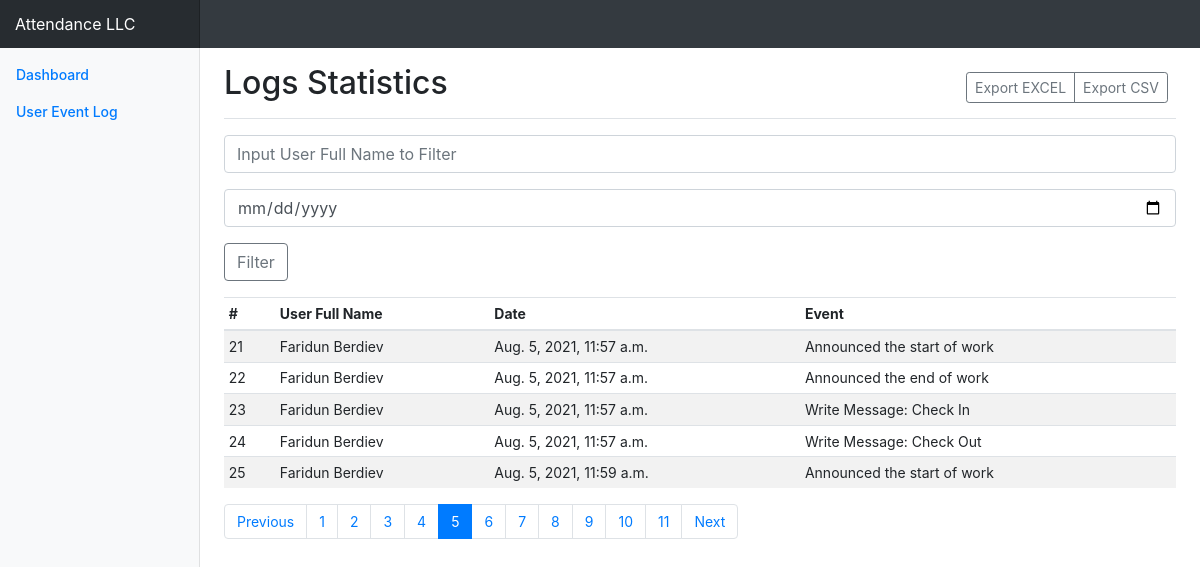
The app's page /logs?page=5&name-filter=&date-filter= with its own data.
### turboHrBotApp/models.py (models this page shows, shortened)
class UserEventLog(models.Model):
    UserFullName = models.TextField(
        verbose_name='Telegram User Full Name'
    )
    TimeStamp = models.DateTimeField(
        verbose_name='Date'
    )
    Event = models.TextField(
        verbose_name='User Event',
        max_length=150
    )
    class Meta:
        verbose_name = 'User Event Log'

### turboHrBotApp/views.py (the view)
# urls.py: path('logs', views.logs)
def logs(request):
    fullNameFilter = request.GET.get('name-filter')
    dateFilter = request.GET.get('date-filter')
    page = request.GET.get('page', 1)
    logs = userEventLogService.GetUserEventLogs(page, fullNameFilter, dateFilter)
    return render(request, 'logs.html', {
        'data': logs,
        'fullNameFilter': '' if fullNameFilter is None else fullNameFilter,
        'dateFilter': '' if dateFilter is None else dateFilter
    })

### turboHrBotApp/services/UserEventLogService.py (called while the page is built)
    def GetUserEventLogs(self, page, name, date):
        sqlRawQuery = 'SELECT * FROM turboHrBotApp_usereventLog'
        if name is not None and name is not '':
            sqlRawQuery += f" WHERE UserFullName = '{name}'"
        if date is not None and date is not '':
            if 'WHERE' in sqlRawQuery:
                sqlRawQuery += f" AND TimeStamp = date('{date}')"
            else:
                sqlRawQuery += f" WHERE TimeStamp = date('{date}')"
        logs = UserEventLog.objects.raw(sqlRawQuery)
        paginatorInstance = Paginator(logs, 5)
        pageNumber = page
        logs = paginatorInstance.get_page(pageNumber)
        return logs

### turboHrBotApp/templates/logs.html (shortened to what this page needs)
{% extends "base.html" %}
{% block content %}
  <div class="d-flex justify-content-between flex-wrap flex-md-nowrap align-items-center pb-2 mb-3 border-bottom">
    <h1 class="h2">Logs Statistics</h1>
    <div class="btn-toolbar mb-2 mb-md-0">
      <div class="btn-group mr-2">
        <a href="/exportLogsExcel?name-filter={{ fullNameFilter }}&date-filter={{ dateFilter }}" class="btn btn-sm btn-outline-secondary">Export EXCEL</a>
        <a href="/exportLogsCsv?name-filter={{ fullNameFilter }}&date-filter={{ dateFilter }}" class="btn btn-sm btn-outline-secondary">Export CSV</a>
      </div>
    </div>
  </div>
  <div class="table-responsive">
    <form class="form-group mb-3" id="filter-from">
      <input id="name-filter" name="name-filter" type="text"
            class="form-control mb-3"
            placeholder="Input User Full Name to Filter"
            aria-label="Full Name"
            aria-describedby="basic-addon2"
            value="{{ fullNameFilter }}">
      <input id="date-filter" name="date-filter" type="date"
            class="form-control mb-3"
            placeholder="Input Date to Filter"
            aria-label="Date"
            aria-describedby="basic-addon2"
            value="{{ dateFilter }}">
      <button class="btn btn-outline-secondary" type="submit">Filter</button>
    </form>
    <table class="table table-striped table-sm">
      <thead>
        <tr>
          <th>#</th>
          <th>User Full Name</th>
          <th>Date</th>
          <th>Event</th>
        </tr>
      </thead>
      <tbody>
        {% for item in data %}
        <tr>
          <td>{{ item.id }}</td>
          <td>{{ item.UserFullName }}</td>
          <td>{{ item.TimeStamp }}</td>
          <td>{{ item.Event }}</td>
        </tr>
        {% endfor %}
      </tbody>
    </table>
  </div>
  <nav aria-label="Pagination">
    <ul class="pagination">
      {% if data.has_previous %}
        <li class="page-item"><a class="page-link" href="?page={{ data.previous_page_number }}&name-filter={{ fullNameFilter }}&date-filter={{ dateFilter }}">Previous</a></li>
      {% endif %}
      {% for page in data.paginator.page_range %}
        {% if data.number == page %}
          <li class="page-item active"><a class="page-link" href="?page={{ page }}&name-filter={{ fullNameFilter }}&date-filter={{ dateFilter }}">{{ page }}</a></li>
        {% else %}
          <li class="page-item"><a class="page-link" href="?page={{ page }}&name-filter={{ fullNameFilter }}&date-filter={{ dateFilter }}">{{ page }}</a></li>
        {% endif %}
      {% endfor %}
      {% if data.has_next %}
        <li class="page-item"><a class="page-link" href="?page={{ data.next_page_number }}&name-filter={{ fullNameFilter }}&date-filter={{ dateFilter }}">Next</a></li>
      {% endif %}
    </ul>
  </nav>
{% endblock %}

### turboHrBotApp/templates/base.html (style rules this page uses)
body { font-size: .875rem; }
.border-bottom { border-bottom: 1px solid #e5e5e5; }

### records on screen
UserEventLog: id "21", UserFullName "Faridun Berdiev", TimeStamp "Aug. 5, 2021, 11:57 a.m.", Event "Announced the start of work"
UserEventLog: id "22", UserFullName "Faridun Berdiev", TimeStamp "Aug. 5, 2021, 11:57 a.m.", Event "Announced the end of work"
UserEventLog: id "23", UserFullName "Faridun Berdiev", TimeStamp "Aug. 5, 2021, 11:57 a.m.", Event "Write Message: Check In"
UserEventLog: id "24", UserFullName "Faridun Berdiev", TimeStamp "Aug. 5, 2021, 11:57 a.m.", Event "Write Message: Check Out"
UserEventLog: id "25", UserFullName "Faridun Berdiev", TimeStamp "Aug. 5, 2021, 11:59 a.m.", Event "Announced the start of work"

### other values on screen
{{ page }} "1" "2" "3" "4" "6" "7" "8" "9" "10" "11"
{{ page }} "5"
